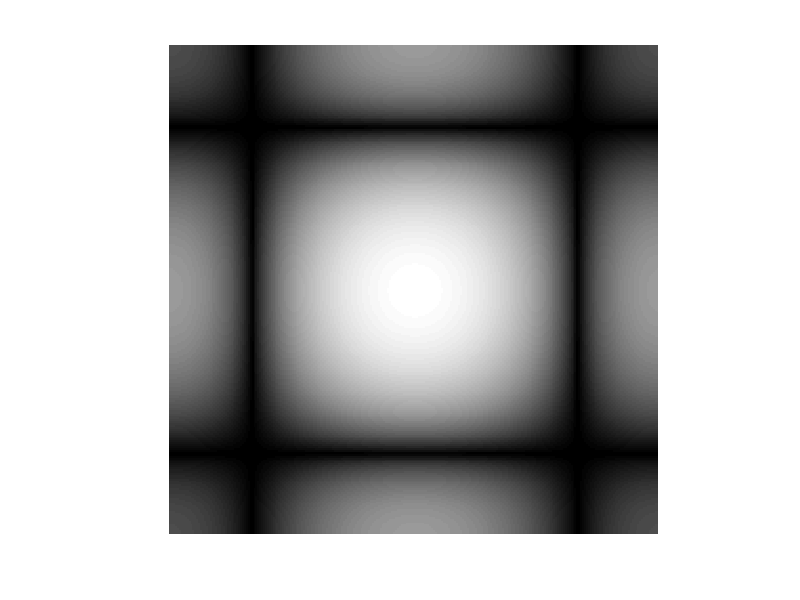
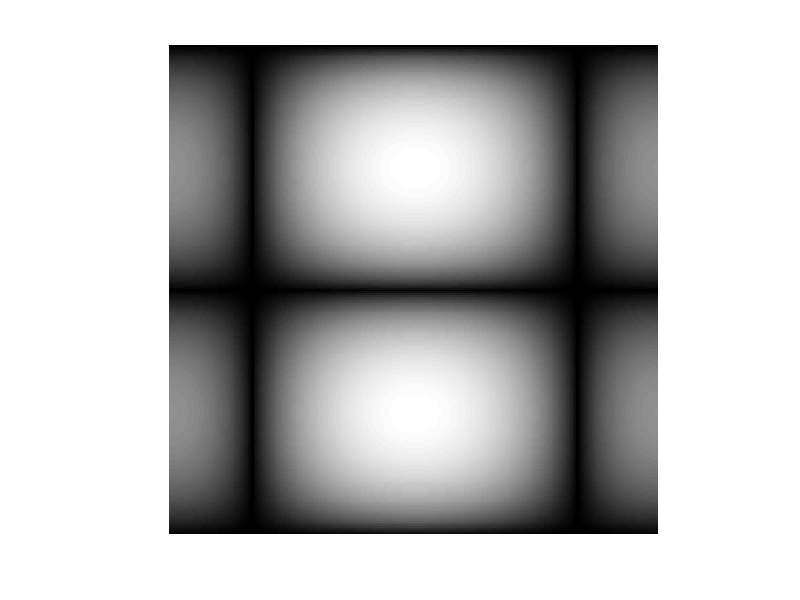
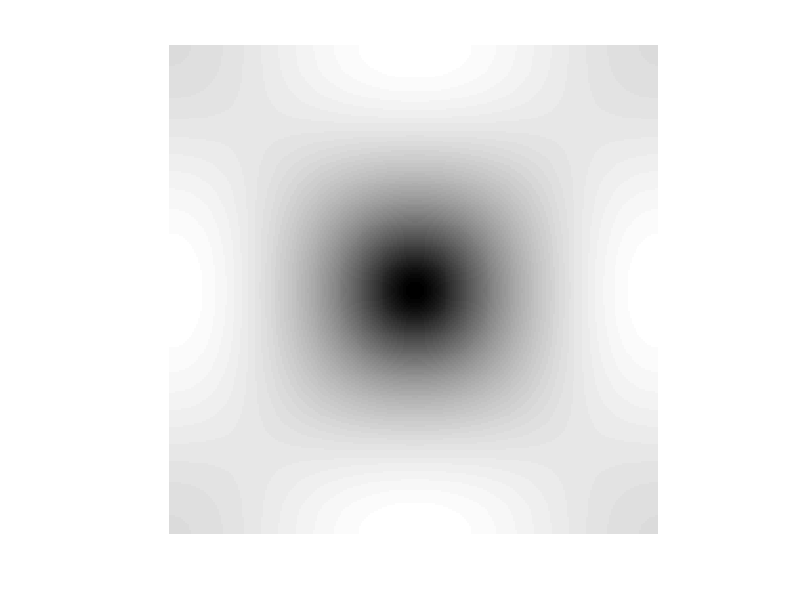

Write MATLAB code to recreate these figures, in order.
clc,clear
f = [1 ,1,1; 1,1,1; 1,1,1];
F=fft2(f, 256,256);
F2=fftshift(F);
F2=abs(F2); 
F2=log(1+F2);   
figure,imshow(F2,[]);
f = [ 1,1,1; 0,0,0 ; -1,-1,-1];
F=fft2(f, 256,256);
F2=fftshift(F);
F2=abs(F2); 
F2=log(1+F2);   
figure,imshow(F2,[]);
f =[ -1,-1, -1; -1 , 8, -1; -1,-1,-1];
F=fft2(f, 256,256);
F2=fftshift(F);
F2=abs(F2); 
F2=log(1+F2);   
figure,imshow(F2,[]);   